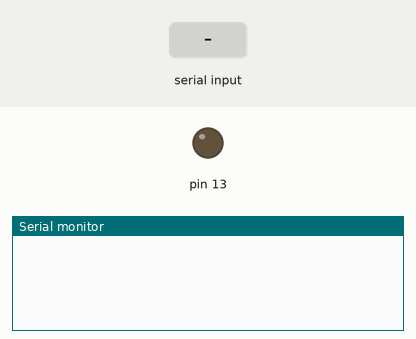
Recording of a sketch running on a simulated Arduino Uno, built with avr-gcc and run on an emulated ATmega328P. Parts: output pins drawn as LEDs (lit = HIGH), the last lines printed to the serial monitor. The test bench sets the inputs (shaded band).

Above: at 1.2 s.
1.3 s: "w\n" received over Serial
At 2.2 s:
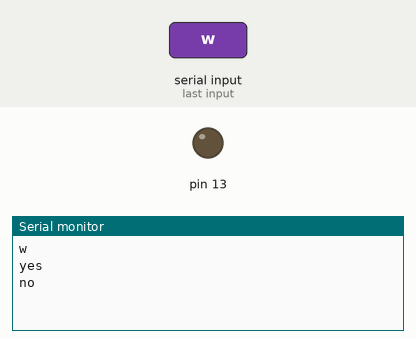
2.8 s: "1\n" received over Serial
At 3.3 s:
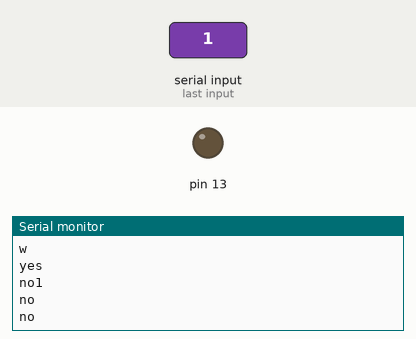

The sketch:

Program7.5.ino
```cpp
char data = 0;
void setup()
{
  Serial.begin(9600);
  pinMode(13, OUTPUT);
}
void loop()
{
  if(Serial.available() > 0)
  {
    data = Serial.read();
    Serial.print(data);
    Serial.print("\n");
 if(data == 'w')
{
      digitalWrite(13, HIGH);
      Serial.print("yes");

}
    else
 {
      digitalWrite(13, LOW);
    Serial.print("no");
  }

}
}
```

Measured:
- after the input at 1.3 s, the serial monitor: prints a new line at once (image 1)
- after the input at 2.8 s, the serial monitor: prints a new line at once (image 2)
